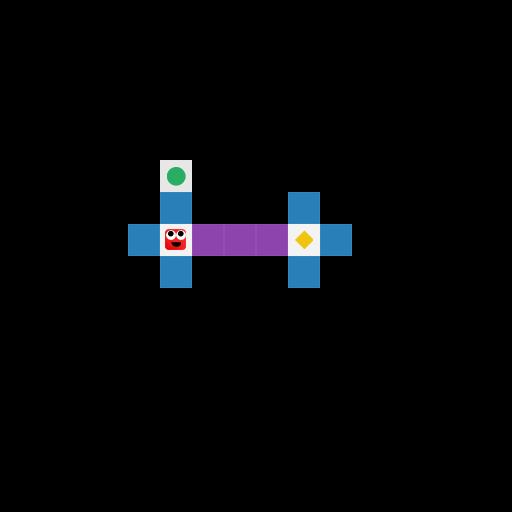

This game map was drawn from its Tiled (.tmx) file and the tilesets committed beside it. A one-line description and the full map source follow:
An orthogonal 16x16 tile map with 32x32 px tiles, 1 tile layer (mainlevel).

<map version="1.0" orientation="orthogonal" renderorder="right-down" width="16" height="16" tilewidth="32" tileheight="32" nextobjectid="34">
 <tileset firstgid="1" name="levelEditor" tilewidth="32" tileheight="32" tilecount="64">
  <image source="levelEditor.png" width="256" height="256" />
 </tileset>
 <layer name="mainlevel" width="16" height="16">
  <data encoding="csv">
0,0,0,0,0,0,0,0,0,0,0,0,0,0,0,0,
0,0,0,0,0,0,0,0,0,0,0,0,0,0,0,0,
0,0,0,0,0,0,0,0,0,0,0,0,0,0,0,0,
0,0,0,0,0,0,0,0,0,0,0,0,0,0,0,0,
0,0,0,0,0,0,0,0,0,0,0,0,0,0,0,0,
0,0,0,0,0,9,0,0,0,0,0,0,0,0,0,0,
0,0,0,0,0,7,0,0,0,7,0,0,0,0,0,0,
0,0,0,0,7,1,4,4,4,16,7,0,0,0,0,0,
0,0,0,0,0,7,0,0,0,7,0,0,0,0,0,0,
0,0,0,0,0,0,0,0,0,0,0,0,0,0,0,0,
0,0,0,0,0,0,0,0,0,0,0,0,0,0,0,0,
0,0,0,0,0,0,0,0,0,0,0,0,0,0,0,0,
0,0,0,0,0,0,0,0,0,0,0,0,0,0,0,0,
0,0,0,0,0,0,0,0,0,0,0,0,0,0,0,0,
0,0,0,0,0,0,0,0,0,0,0,0,0,0,0,0,
0,0,0,0,0,0,0,0,0,0,0,0,0,0,0,0
</data>
 </layer>
 <objectgroup name="ConnectLayer" />
</map>
